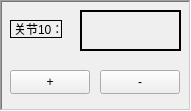
     <widget class="QFrame" name="robotframe10">
      <property name="enabled">
       <bool>true</bool>
      </property>
      <property name="geometry">
       <rect>
        <x>620</x>
        <y>150</y>
        <width>191</width>
        <height>111</height>
       </rect>
      </property>
      <property name="sizePolicy">
       <sizepolicy hsizetype="Fixed" vsizetype="Fixed">
        <horstretch>0</horstretch>
        <verstretch>0</verstretch>
       </sizepolicy>
      </property>
      <property name="frameShape">
       <enum>QFrame::WinPanel</enum>
      </property>
      <property name="frameShadow">
       <enum>QFrame::Sunken</enum>
      </property>
      <widget class="QPushButton" name="pushButton_25">
       <property name="geometry">
        <rect>
         <x>10</x>
         <y>70</y>
         <width>80</width>
         <height>24</height>
        </rect>
       </property>
       <property name="sizePolicy">
        <sizepolicy hsizetype="Fixed" vsizetype="Fixed">
         <horstretch>0</horstretch>
         <verstretch>0</verstretch>
        </sizepolicy>
       </property>
       <property name="text">
        <string>+</string>
       </property>
      </widget>
      <widget class="QPushButton" name="pushButton_26">
       <property name="geometry">
        <rect>
         <x>100</x>
         <y>70</y>
         <width>80</width>
         <height>24</height>
        </rect>
       </property>
       <property name="sizePolicy">
        <sizepolicy hsizetype="Fixed" vsizetype="Fixed">
         <horstretch>0</horstretch>
         <verstretch>0</verstretch>
        </sizepolicy>
       </property>
       <property name="text">
        <string>-</string>
       </property>
      </widget>
      <widget class="QLabel" name="axisposition10">
       <property name="enabled">
        <bool>true</bool>
       </property>
       <property name="geometry">
        <rect>
         <x>80</x>
         <y>10</y>
         <width>101</width>
         <height>41</height>
        </rect>
       </property>
       <property name="sizePolicy">
        <sizepolicy hsizetype="Fixed" vsizetype="Fixed">
         <horstretch>0</horstretch>
         <verstretch>0</verstretch>
        </sizepolicy>
       </property>
       <property name="frameShape">
        <enum>QFrame::WinPanel</enum>
       </property>
       <property name="frameShadow">
        <enum>QFrame::Plain</enum>
       </property>
       <property name="text">
        <string/>
       </property>
      </widget>
      <widget class="QLabel" name="axisname10">
       <property name="geometry">
        <rect>
         <x>10</x>
         <y>20</y>
         <width>52</width>
         <height>18</height>
        </rect>
       </property>
       <property name="sizePolicy">
        <sizepolicy hsizetype="Fixed" vsizetype="Fixed">
         <horstretch>0</horstretch>
         <verstretch>0</verstretch>
        </sizepolicy>
       </property>
       <property name="frameShape">
        <enum>QFrame::Box</enum>
       </property>
       <property name="text">
        <string>关节10：</string>
       </property>
      </widget>
     </widget>
